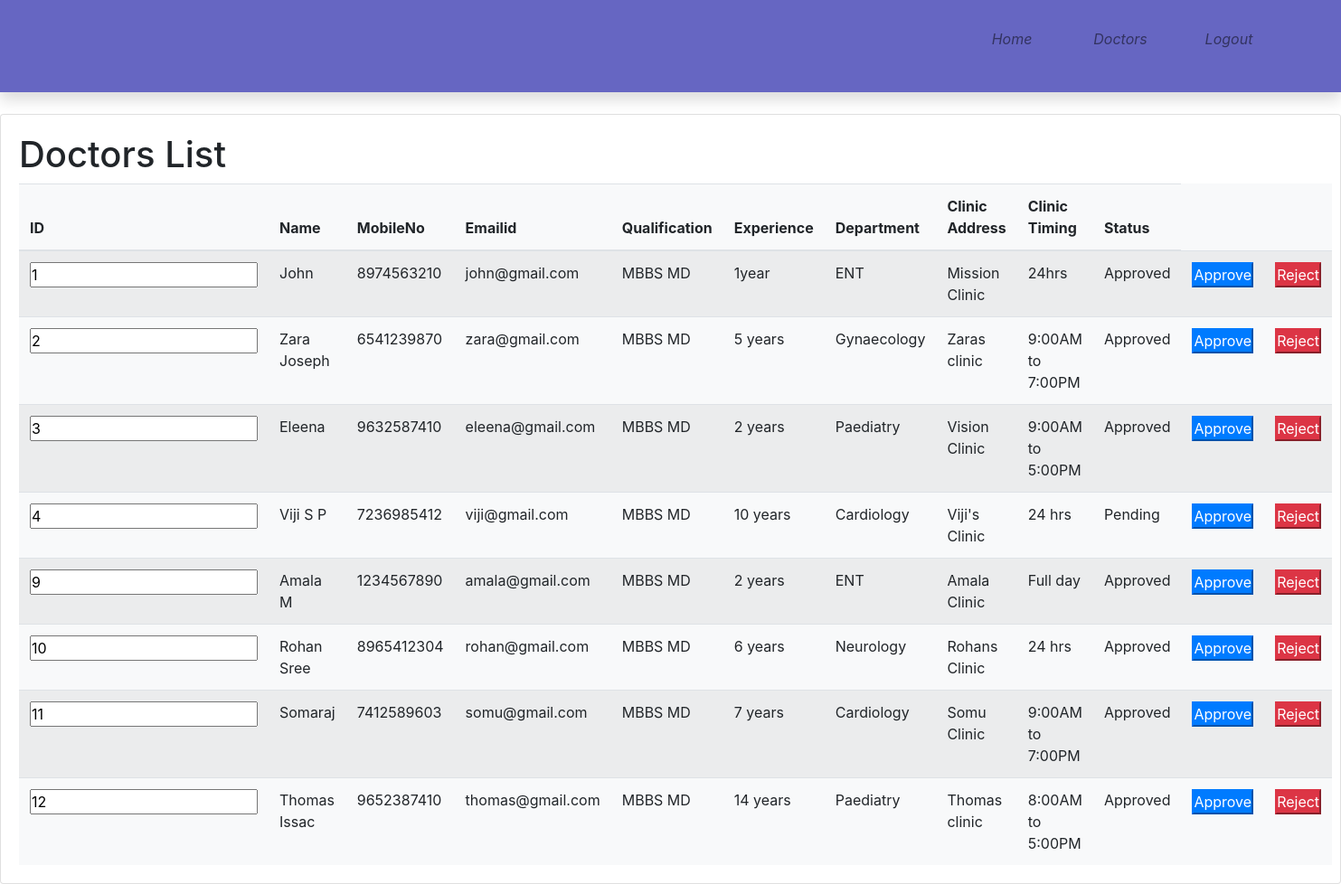
Screenshot of /doctorlist.php with the database file from the repository.
### tables this page shows
CREATE TABLE `doctor` (
  `Did` int(11) NOT NULL,
  `Name` varchar(20) NOT NULL,
  `MobileNo` bigint(20) NOT NULL,
  `Emailid` varchar(30) NOT NULL,
  `Nationalid` varchar(20) NOT NULL,
  `Qualification` varchar(20) NOT NULL,
  `Experience` varchar(50) NOT NULL,
  `Department` varchar(20) NOT NULL,
  `ClinicAddress` varchar(50) NOT NULL,
  `ClinicTiming` varchar(30) NOT NULL,
  `Username` varchar(20) NOT NULL,
  `Password` varchar(20) NOT NULL,
  `Status` varchar(20) NOT NULL
);

### doctorlist.php (the view, shortened to what this page needs)
<!doctype html>
 <html>
  <head>
	  <link rel ="stylesheet" href="css/bootstrap.min.css">
	  <link rel ="stylesheet" href="css/style.css">
  </head>
  <body>
	<div>
		<div class="container-fliud">
        <nav class="navbar navbar-expand navbar-light topbar mb-4 static-top shadow bg-gradient-primary">
          <ul class="navbar-nav ml-auto pr-5 p-hide">
            <li class="nav-item ">
              <a class="nav-link " href="index.php">
                <i class="fas fa-home"><p> Home</p></i>
              </a>
            </li>
			<li class="nav-item ">
              <a class="nav-link " href="doctorlist.php">
                <i class="fas fa-home"><p> Doctors</p></i>
              </a>
            </li>
			<li class="nav-item ">
              <a class="nav-link " href="index.php">
                <i class="fas fa-home"><p> Logout</p></i>
              </a>
            </li>
          </ul>
        </nav>
		</div>
	</div>
	<div>
	<div class="card" style="">
			<div class="card-body">
				<h1>Doctors List</h1>
	<table class="table table-striped card-text bg-light">
					<thead>
						<tr>
							<th scope="col">ID</th>
							<th scope="col">Name</th>
							<th scope="col">MobileNo</th>
							<th scope="col">Emailid</th>
							<th scope="col">Qualification</th>
							<th scope="col">Experience</th>
							<th scope="col">Department</th>
							<th scope="col">Clinic Address</th>
							<th scope="col">Clinic Timing</th>
							<th scope="col">Status</th>
						</tr>
					</thead>
					<tbody>
						<?php
							require_once 'connection.php';
							$sql="select * from doctor";
							$result=mysqli_query($conn,$sql);
							while($row=mysqli_fetch_assoc($result))
							{
						?>
						<tr>
						<form action="action.php" method="post">
							<td scope="row"><input type="text" value="<?php echo $row['Did'];?>" name="id" readonly></td>
							<td scope="row"><?php echo $row['Name'];?></td>
							<td scope="row"><?php echo $row['MobileNo'];?></td>
							<td scope="row"><?php echo $row['Emailid'];?></td>
							<td scope="row"><?php echo $row['Qualification'];?></td>
							<td scope="row"><?php echo $row['Experience'];?></td>
							<td scope="row"><?php echo $row['Department'];?></td>
							<td scope="row"><?php echo $row['ClinicAddress'];?></td>
							<td scope="row"><?php echo $row['ClinicTiming'];?></td>
							<td scope="row"><?php echo $row['Status'];?></td>
							<td><input type="submit" value="Approve" class="btn-primary" name="approvedoc"></td>
							<td><input type="submit" value="Reject" class="btn-danger" name="rejectdoc"></td>
						</form>
						</tr>
						<?php
							}
						?>
					</tbody>
				</table>
	</div>
	</div>
	</div>
  </body>
</html>

### css/style.css (style rules this page uses)
* { margin:0px; padding:0px; }
.navbar { text-align:center; background-color:rgba(0, 0, 153,0.6); }
.navbar ul { float:right; display:inline-flex; list-style-type:none; }
.navbar ul li { width:120px; padding:15px; }
.navbar ul li a { text-decoration:none; color:white; }

### rows the page displays
doctor: id "1", Name "John", MobileNo "8974563210", Emailid "john@gmail.com", Qualification "MBBS MD", Experience "1year", Department "ENT", ClinicAddress "Mission Clinic", ClinicTiming "24hrs", Status "Approved"
doctor: id "2", Name "Zara Joseph", MobileNo "6541239870", Emailid "zara@gmail.com", Qualification "MBBS MD", Experience "5 years", Department "Gynaecology", ClinicAddress "Zaras clinic", ClinicTiming "9:00AM to 7:00PM", Status "Approved"
doctor: id "3", Name "Eleena", MobileNo "9632587410", Emailid "eleena@gmail.com", Qualification "MBBS MD", Experience "2 years", Department "Paediatry", ClinicAddress "Vision Clinic", ClinicTiming "9:00AM to 5:00PM", Status "Approved"
doctor: id "4", Name "Viji S P", MobileNo "7236985412", Emailid "viji@gmail.com", Qualification "MBBS MD", Experience "10 years", Department "Cardiology", ClinicAddress "Viji's Clinic", ClinicTiming "24 hrs", Status "Pending"
doctor: id "9", Name "Amala M", MobileNo "1234567890", Emailid "amala@gmail.com", Qualification "MBBS MD", Experience "2 years", Department "ENT", ClinicAddress "Amala Clinic", ClinicTiming "Full day", Status "Approved"
doctor: id "10", Name "Rohan Sree", MobileNo "8965412304", Emailid "rohan@gmail.com", Qualification "MBBS MD", Experience "6 years", Department "Neurology", ClinicAddress "Rohans Clinic", ClinicTiming "24 hrs", Status "Approved"
doctor: id "11", Name "Somaraj", MobileNo "7412589603", Emailid "somu@gmail.com", Qualification "MBBS MD", Experience "7 years", Department "Cardiology", ClinicAddress "Somu Clinic", ClinicTiming "9:00AM to 7:00PM", Status "Approved"
doctor: id "12", Name "Thomas Issac", MobileNo "9652387410", Emailid "thomas@gmail.com", Qualification "MBBS MD", Experience "14 years", Department "Paediatry", ClinicAddress "Thomas clinic", ClinicTiming "8:00AM to 5:00PM", Status "Approved"
